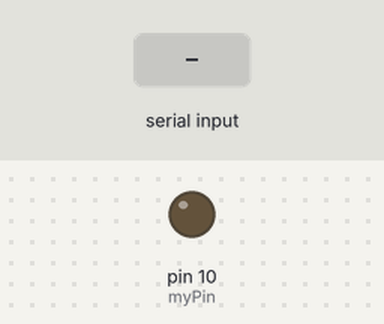
A sketch run on a simulated Arduino Uno, built with avr-gcc and run on an emulated ATmega328P. On the bench: output pins drawn as LEDs (lit = HIGH). The inputs (shaded band) are chosen by the test bench.

Above: at 1.2 s.
1.3 s: "a" received over Serial
At 1.7 s:
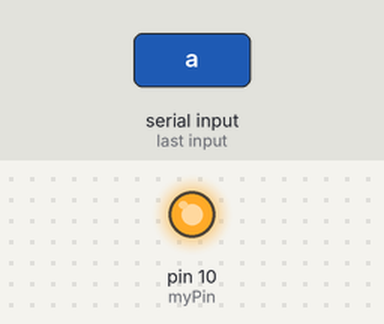
Timing chart, 0 to 4.3 s (numbered marks = the images above; inputs shaded):
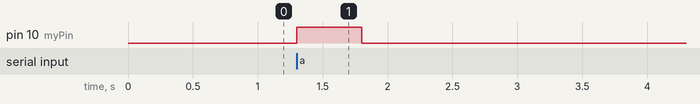

Measured:
- after the input at 1.3 s, pin 10 (myPin): LOW → HIGH at once, → LOW 0.50 s later

The sketch:

sketch_jun28c.ino
```cpp
int myPin = 10;    //对应“28-C"
int c = 0;
void setup() {
  Serial.begin(9600);
  pinMode(myPin, OUTPUT);

}

void loop() {
  if (Serial.available());
  c = Serial.read();
  if (c == 97)
  {
    digitalWrite(myPin, HIGH);
    delay(500);
    digitalWrite(myPin, LOW);
  }
}
```
